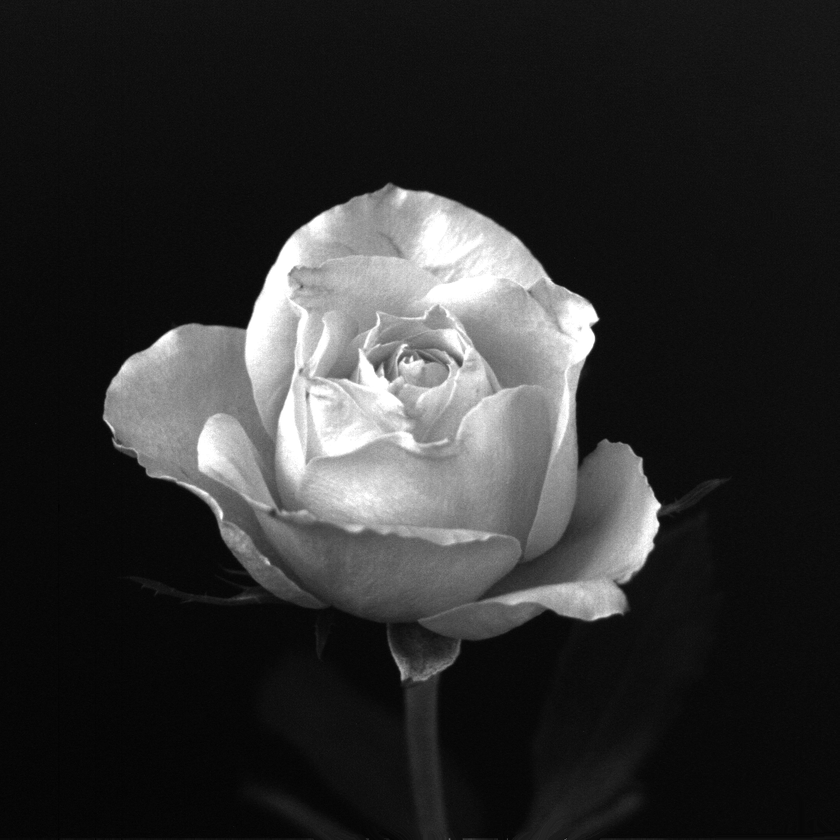
%> input picture 로봇비전/Original Images/dipum_images_ch02/Fig0206(a)(rose-original).tif, 840 x 840 px, shrunk from 1024 x 1024 before the run
$ octave test1.m   (GNU Octave 9; MATLAB toolbox functions it lacks are replaced by stand-ins)
%> lines starting %> are read from the running program, lines starting %| are printed output that depends on the picture
### 로봇비전/hw6/Scale.m
% Scaling transformation function
function y = Scale(x, max_value, min_value) %x is image matrix
y = (255/(max_value-min_value)*(x-min_value));
end

### 로봇비전/hw6/test1.m
%%% Robot Vision%%%
%%% Dept. of Electronic Engineering
%%% 201314651 Lee Wonjai

% read the targeted image
IM_Rose = imread('C:\Users\user\OneDrive\바탕 화면\2019 특별, 4학년\4학년 2학기\로봇비전\Original Images\dipum_images_ch02\Fig0206(a)(rose-original).tif');
%> IM_Rose is the input picture: size 840x840 uint8; min 0, max 255, mean 46.8
Sob_Mask = [1 2 1; 0 0 0; -1 -2 -1];

% padding
[A, B] = size (IM_Rose);
%> A = 840; B = 840
[C, D] = size(Sob_Mask);

PSob1 = [Sob_Mask zeros(C, B-D)];
PSob2 = [PSob1; zeros(A-C, B)];

I = fft2(IM_Rose);
H = fft2(PSob2);

%Visualize test
I1_test = abs(I);
I2_test = Scale(I1_test, max(max(I1_test)), min(min(I1_test)));
I_test = fftshift(I2_test);


H1_test = abs(H);
H2_test = Scale(H1_test, max(max(H1_test)), min(min(H1_test)));
H_test = fftshift(H2_test);

%Real calculation
I1 = I.*H;
I2 = ifft2(I1);
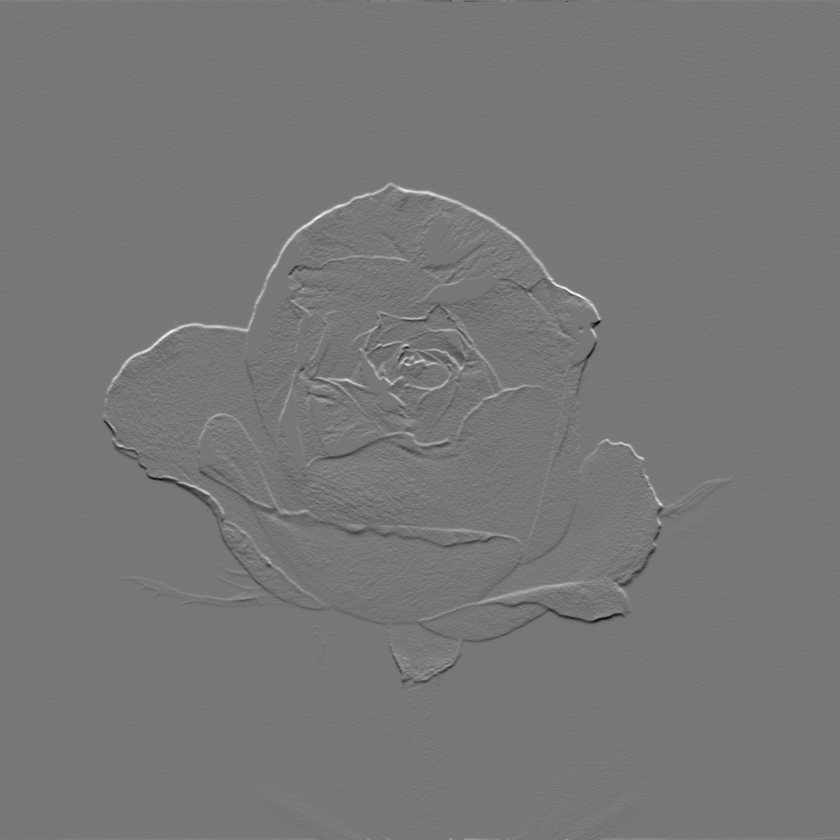
%> I2: size 840x840 double; min -588, max 664, mean 0; drawn with min black and max white

figure, imshow(IM_Rose)
figure, imshow(I_test)
%> after `imshow(I_test)`:
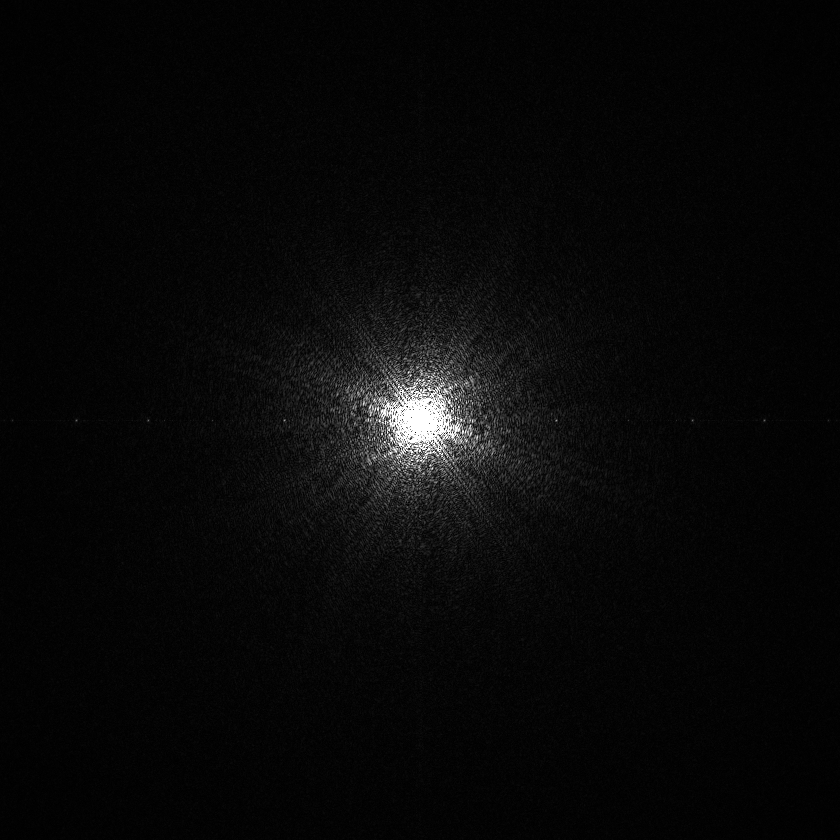
%> displayed picture: size 840x840, on the screen's scale of 0 to 255; min 0, max 255, mean 8.3
figure, imshow(H2_test)
figure, imshow(uint8(I2));
%> after `imshow(uint8(I2))`:
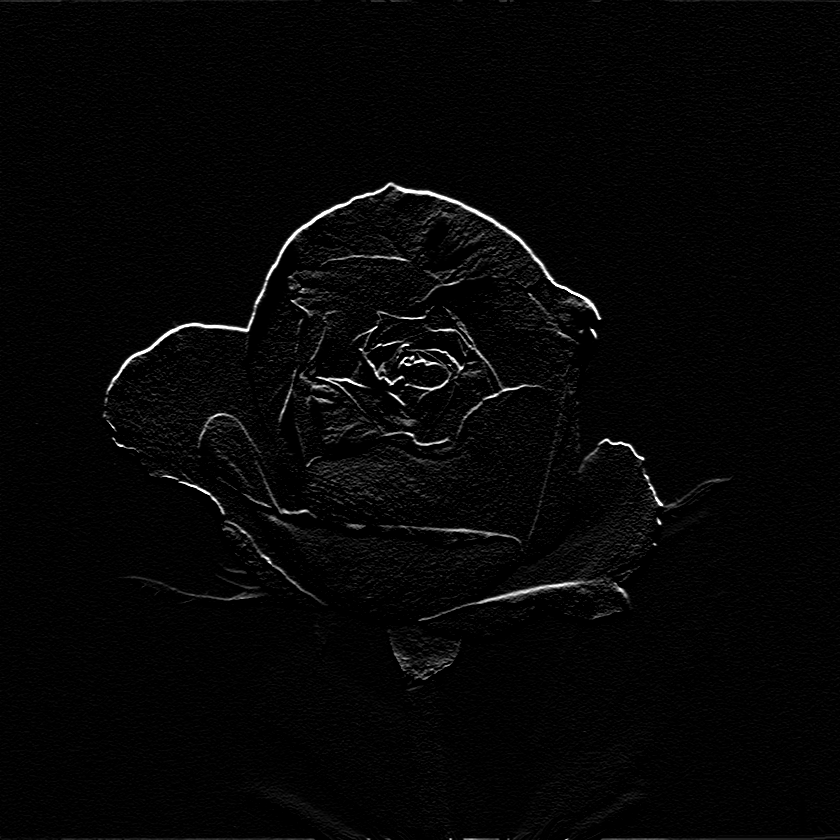
%> displayed picture: size 840x840, on the screen's scale of 0 to 255; min 0, max 255, mean 5.8
